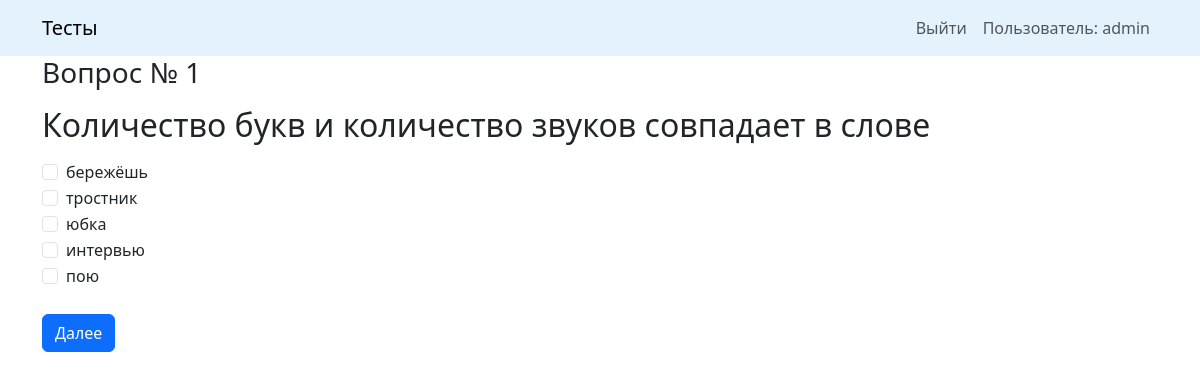
/passing_test/3/1/ (signed in), run on the app's committed database.
### questionnaire/models.py (models this page shows, shortened)
class Test(models.Model):
    number = models.IntegerField()
    text = models.TextField(
        verbose_name='Текст вопроса'
    )
    set_of_tests = models.ForeignKey(
        SetOfTests,
        on_delete=models.CASCADE,
        verbose_name='Набор тестов',
        related_name='set'
    )
    class Meta:
        unique_together = ('number', 'set_of_tests')

class Answer(models.Model):
    text = models.TextField(
        verbose_name='Текст ответа'
    )
    test = models.ForeignKey(
        Test,
        on_delete=models.CASCADE
    )
    is_rigth = models.BooleanField()

### questionnaire/views.py (the view)
@login_required
def passing_test(request, num_set, num_test):
    if num_test == 1:
        obj = UserResults.objects.get(
            user=request.user,
            set_of_tests=num_set
        )
        obj.count_correct_answer = 0
        obj.save()
    has_multiple_answers = SetOfTests.objects.get(pk=num_set).has_multiple_answers
    question = Test.objects.get(
        set_of_tests=num_set,
        number=num_test
    )
    answers = Answer.objects.filter(test=question)
    context = {
        'question': question,
        'num_set': num_set,
        'answers': answers,
        'has_multiple_answers': has_multiple_answers,
    }
    return render(
        request,
        'questionnaire/passing_test.html',
        context=context
    )

### templates/questionnaire/passing_test.html (shortened to what this page needs)
{% extends 'base.html'%}
{% block content %}
<div class="container">
<h3>
    <p>Вопрос № {{ question.number }}</p>
</h3>
<h2>
    <p>{{ question.text }}</p>
</h2>
<form action="{% url 'questionnaire:get_answer' num_set question.number %}" method="post">
    {% for answer in answers %}
        <div class="form-check">
            <input class="form-check-input"
            {% if has_multiple_answers %}
                type="checkbox"
            {% else %}
                type="radio"
            {% endif %}
            name="choice" id="choice{{ forloop.counter }}" value="{{ answer.pk }}" />
            <label class="form-check-label" for="choice{{ forloop.counter }}">{{ answer.text }}</label>
            <br/>
        </div>
    {% endfor %}
    <br>
    <button type="submit" class="btn btn-primary">
        Далее
    </button>
</form>
</div>
{% endblock %}

### templates/includes/header.html (shortened to what this page needs)
{% load static %}
<header>
  <nav class="navbar navbar-expand-lg navbar-light" style="background-color: #e3f2fd;">
    <div class="container">
      <a class="navbar-brand" href="{% url 'questionnaire:index' %}">Тесты</a>
       <ul class="navbar-nav mr-auto mt-2 mt-lg-0">
        {% with request.resolver_match.view_name as view_name %}
        {% if request.user.is_authenticated %}
        <li class="nav-item">
          <a class="nav-link
          "
          href="{% url 'users:logout' %}"
          >
            Выйти
          </a>
        </li>
        <li class="nav-item">
          <a class="nav-link">
            Пользователь: {{ user.username }}
          </a>
        </li>
        {% endif %}
        {% endwith %}
      </ul>
    </div>
  </nav>
</header>

### data on the page
Test: number "1", text "Количество букв и количество звуков совпадает в слове"
Answer: text "бережёшь"
Answer: text "тростник"
Answer: text "юбка"
Answer: text "интервью"
Answer: text "пою"

### other printed values
{{ user.username }} "admin"
